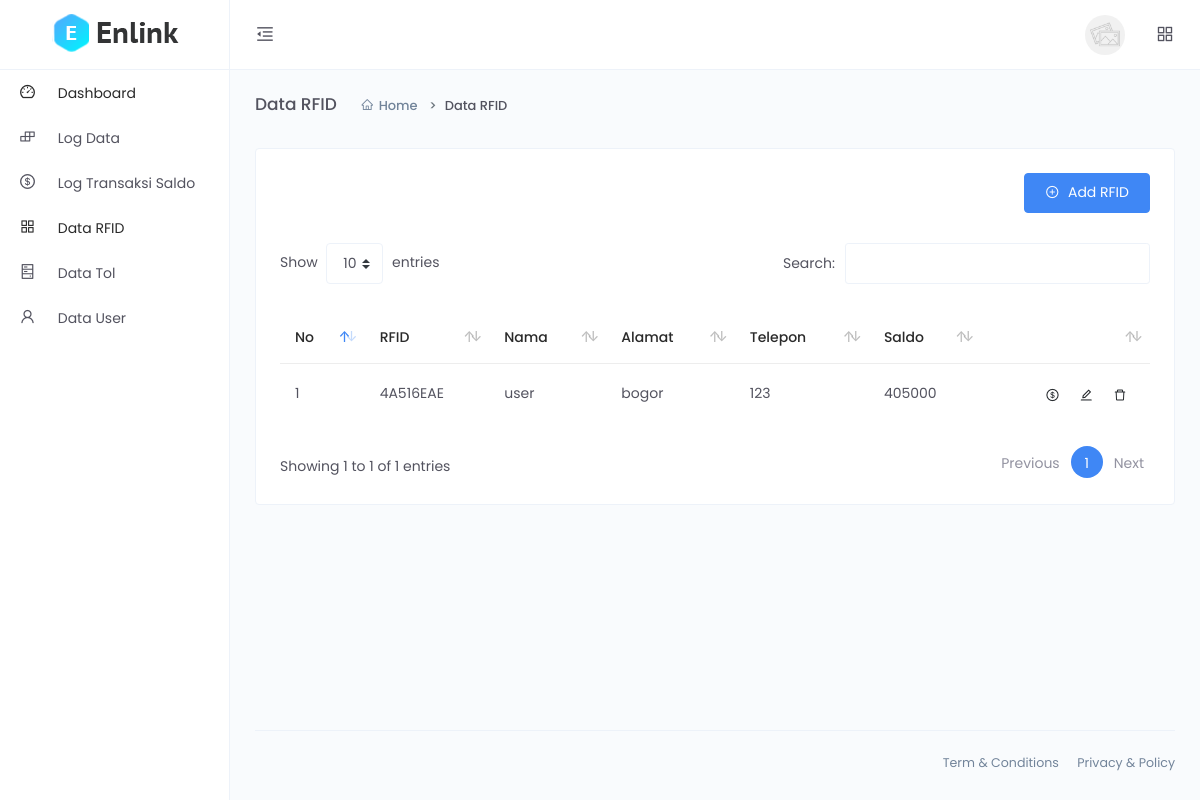
Screenshot of /Web/PROJECTkelompok/admin/datarfid.php (signed in) with the database file from the repository.
### tables this page shows
CREATE TABLE `tb_rfid` (
  `id` int(100) NOT NULL,
  `rfid` varchar(100) NOT NULL,
  `nama` varchar(100) NOT NULL,
  `alamat` varchar(100) NOT NULL,
  `no_telp` varchar(100) NOT NULL,
  `saldo` int(100) NOT NULL
);

### Web/PROJECTkelompok/admin/datarfid.php (the view, shortened to what this page needs)
<!DOCTYPE html>
<html lang="en">
<head>
    <link rel="stylesheet" type="text/css" href="../assets/vendor/datatables/css/dataTables.bootstrap4.css">
    <link href="../assets/css/app.min.css" rel="stylesheet">
</head>
<body>
    <div class="app">
        <div class="layout">
            <div class="header">
                <div class="logo logo-dark">
                    <a href="index.html">
                        <img src="../assets/images/logo/logo.png" alt="Logo">
                    </a>
                </div>
                <div class="nav-wrap">
                    <ul class="nav-left">
                        <li class="desktop-toggle">
                            <a href="javascript:void(0);">
                                <i class="anticon"></i>
                            </a>
                        </li>
                    </ul>
                    <ul class="nav-right">
                        <li class="dropdown dropdown-animated scale-left">
                            <div class="pointer" data-toggle="dropdown">
                                <div class="avatar avatar-image  m-h-10 m-r-15">
                                    <img src="../assets/images/avatars/thumb-3.jpg"  alt="">
                                </div>
                            </div>
                        </li>
                        <li>
                            <a href="javascript:void(0);" data-toggle="modal" data-target="#quick-view">
                                <i class="anticon anticon-appstore"></i>
                            </a>
                        </li>
                    </ul>
                </div>
            </div>
            <div class="side-nav">
                <div class="side-nav-inner">
                    <ul class="side-nav-menu scrollable">
                        <li class="nav-item dropdown open">
                            <a class="dropdown-toggle" href="index.php">
                                <span class="icon-holder">
                                    <i class="anticon anticon-dashboard"></i>
                                </span>
                                <span class="title">Dashboard</span>
                            </a>
                        </li>
                        <li class="nav-item dropdown">
                            <a class="dropdown-toggle" href="logdata.php">
                                <span class="icon-holder">
                                  <i class="anticon anticon-build"></i>
                                </span>
                                <span class="title">Log Data</span>
                            </a>
                        </li>
                        <li class="nav-item dropdown">
                            <a class="dropdown-toggle" href="transaksisaldo.php">
                                <span class="icon-holder">
                                    <i class="anticon anticon-dollar"></i>
                                </span>
                                <span class="title">Log Transaksi Saldo</span>
                            </a>
                        </li>
                        <li class="nav-item dropdown open">
                            <a class="dropdown-toggle" href="datarfid.php">
                                <span class="icon-holder">
                                    <i class="anticon anticon-appstore"></i>
                                </span>
                                <span class="title">Data RFID</span>
                            </a>
                        </li>
                        <li class="nav-item dropdown">
                            <a class="dropdown-toggle" href="datatol.php">
                                <span class="icon-holder">
                                    <i class="anticon anticon-hdd"></i>
                                </span>
                                <span class="title">Data Tol</span>
                            </a>
                        </li>
                        <li class="nav-item dropdown">
                            <a class="dropdown-toggle" href="datauser.php">
                                <span class="icon-holder">
                                    <i class="anticon anticon-user"></i>
                                </span>
                                <span class="title">Data User</span>
                            </a>
                        </li>
                    </ul>
                </div>
            </div>
            <div class="page-container">
                <div class="main-content">
                    <div class="page-header">
                        <h2 class="header-title">Data RFID</h2>
                        <div class="header-sub-title">
                            <nav class="breadcrumb breadcrumb-dash">
                                <a href="index.php" class="breadcrumb-item"><i class="anticon anticon-home m-r-5"></i>Home</a>
                                <span class="breadcrumb-item active">Data RFID</span>
                            </nav>
                        </div>
                    </div>
                    <div class="card">
                        <div class="card-body">
                            <div class="row m-b-30">
                                <div class="col-lg-8">
                                </div>
                                <div class="col-lg-4 text-right">
                                    <button class="btn btn-primary" data-toggle="modal" data-target="#modalTambahRFID">
                                        <i class="anticon anticon-plus-circle m-r-5"></i>
                                        <span>Add RFID</span>
                                    </button>
                                </div>
                            </div>
                            <div class="table-responsive">
                            <table id="example" class="table table-hover e-commerce-table second" style="width:100%">
                                    <thead>
                                        <tr>
                                            <th>No</th>
                                            <th>RFID</th>
                                            <th>Nama</th>
                                            <th>Alamat</th>
                                            <th>Telepon</th>
                                            <th>Saldo</th>
                                            <th></th>
                                        </tr>
                                    </thead>
                                    <tbody>
                                        <?php
                                            require "../koneksi.php";
                                            $datatampil = mysqli_query($koneksi, "SELECT * from  tb_rfid");
                                            $no=1;
                                            if (is_array($datatampil) || is_object($datatampil)){
                                                foreach ($datatampil as $row){
                                        ?>
                                        <tr>
                                            <td><?= $no; ?></td>
                                            <td><?= $row['rfid']; ?></td>
                                            <td><?= $row['nama']; ?></td>
                                            <td><?= $row['alamat']; ?></td>
                                            <td><?= $row['no_telp']; ?></td>
                                            <td><?= $row['saldo']; ?></td>
                                            <td class="text-right">
                                                <button class="btn btn-icon btn-hover btn-sm btn-rounded pull-right" data-toggle="modal" data-target="#modalTambahSaldo<?= $row['id']; ?>">
                                                    <i class="anticon anticon-dollar"></i>
                                                </button>
                                                <button class="btn btn-icon btn-hover btn-sm btn-rounded pull-right" data-toggle="modal" data-target="#modalEditRFID<?= $row['id']; ?>">
                                                    <i class="anticon anticon-edit"></i>
                                                </button>
                                                <a href="action/hapusRFID.php?id=<?= $row['id'];?>" class="btn btn-icon btn-hover btn-sm btn-rounded" onclick="return confirm('Yakin akan menghapus RFID ini?');">
                                                    <i class="anticon anticon-delete"></i>
                                                </a>
                                            </td>
                                        </tr>
                                        <?php
                                            $no++;
                                                }
                                            }
                                        ?>
                                    </tbody>
                                </table>
                            </div>
                        </div>
                    </div>
                </div>
                <footer class="footer">
                    <div class="footer-content">
                        <span>
                            <a href="" class="text-gray m-r-15">Term &amp; Conditions</a>
                            <a href="" class="text-gray">Privacy &amp; Policy</a>
                        </span>
                    </div>
                </footer>
            </div>
        </div>
    </div>
</body>
</html>

### rows the page displays
tb_rfid: rfid "4A516EAE", nama "user", alamat "bogor", no_telp "123", saldo "405000"
